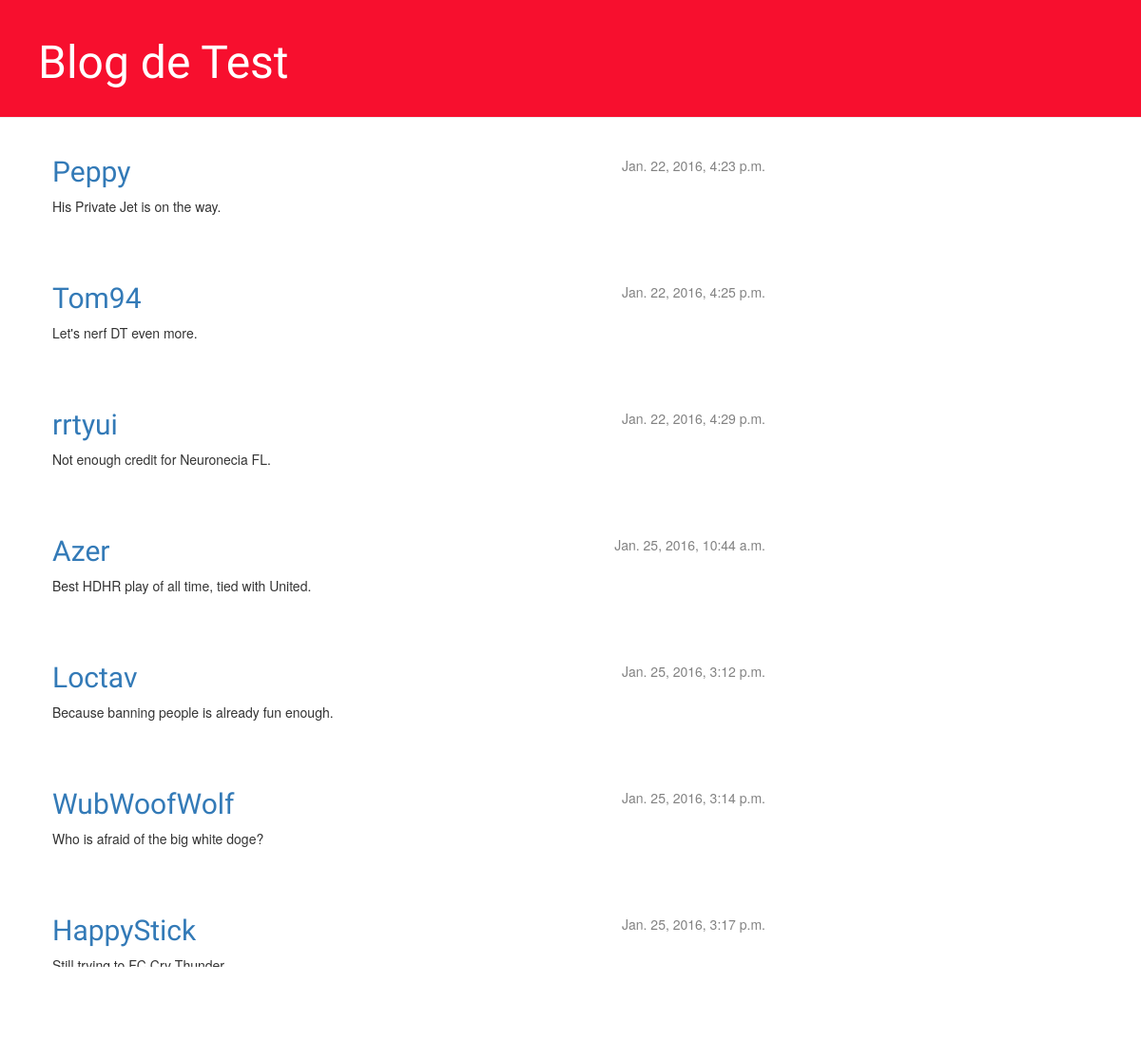
The page / on the database its author committed.
### blog/models.py (models this page shows, shortened)
class Post(models.Model):
    author = models.ForeignKey('auth.User')
    title = models.CharField(max_length=200)
    description = models.TextField()
    text = models.TextField()
    created_date = models.DateTimeField(
            default=timezone.now)
    published_date = models.DateTimeField(
            blank=True, null=True)

### blog/views.py (the view)
# urls.py: url(r'^$', views.post_list, name='post_list'),
def post_list(request):
    posts = Post.objects.filter(published_date__lte=timezone.now()).order_by('published_date')
    return render(request, 'blog/post_list.html', {'posts': posts})

### blog/templates/blog/post_list.html (shortened to what this page needs)
{% extends 'blog/base.html' %}
         {% block content %}
            {% for post in posts %}
                <div class="post">
                    <div class="date">
                        {{ post.published_date }}
                    </div>
                    <h2><a href="{% url 'post_detail' pk=post.pk %}">{{ post.title }}</a></h2>
                    <p>{{ post.description|linebreaks }}</p>
                </div>
            {% endfor %}
         {% endblock content %}

### blog/static/css/blog.css (style rules this page uses)
h1, h2, h3, h4 { font-family: 'Lobster', cursive; }
.date { float: right; color: #828282; }
.post { margin-bottom: 70px; }

### rows shown on the page
Post: published_date "Jan. 22, 2016, 4:23 p.m.", title "Peppy", description "His Private Jet is on the way."
Post: published_date "Jan. 22, 2016, 4:25 p.m.", title "Tom94", description "Let's nerf DT even more."
Post: published_date "Jan. 22, 2016, 4:29 p.m.", title "rrtyui", description "Not enough credit for Neuronecia FL."
Post: published_date "Jan. 25, 2016, 10:44 a.m.", title "Azer", description "Best HDHR play of all time, tied with United."
Post: published_date "Jan. 25, 2016, 3:12 p.m.", title "Loctav", description "Because banning people is already fun enough."
Post: published_date "Jan. 25, 2016, 3:14 p.m.", title "WubWoofWolf", description "Who is afraid of the big white doge?"
Post: published_date "Jan. 25, 2016, 3:17 p.m.", title "HappyStick", description "Still trying to FC Cry Thunder."
